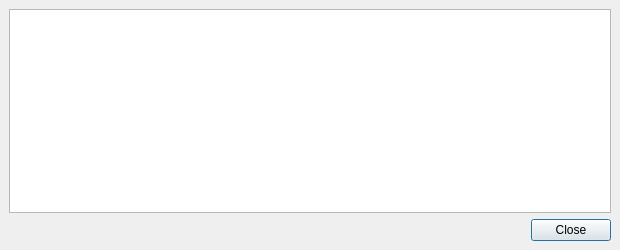
<?xml version="1.0" encoding="UTF-8"?>
<ui version="4.0">
 <class>TokenDescDialog</class>
 <widget class="QDialog" name="TokenDescDialog">
  <property name="geometry">
   <rect>
    <x>0</x>
    <y>0</y>
    <width>620</width>
    <height>250</height>
   </rect>
  </property>
  <property name="windowTitle">
   <string>Dialog</string>
  </property>
  <layout class="QVBoxLayout" name="verticalLayout">
   <property name="spacing">
    <number>6</number>
   </property>
   <property name="leftMargin">
    <number>9</number>
   </property>
   <property name="topMargin">
    <number>9</number>
   </property>
   <property name="rightMargin">
    <number>9</number>
   </property>
   <property name="bottomMargin">
    <number>9</number>
   </property>
   <item>
    <widget class="QTextEdit" name="detailText">
     <property name="readOnly">
      <bool>true</bool>
     </property>
    </widget>
   </item>
   <item>
    <widget class="QDialogButtonBox" name="buttonBox">
     <property name="orientation">
      <enum>Qt::Horizontal</enum>
     </property>
     <property name="standardButtons">
      <set>QDialogButtonBox::Close</set>
     </property>
    </widget>
   </item>
  </layout>
 </widget>
 <resources/>
 <connections>
  <connection>
   <sender>buttonBox</sender>
   <signal>accepted()</signal>
   <receiver>TokenDescDialog</receiver>
   <slot>accept()</slot>
   <hints>
    <hint type="sourcelabel">
     <x>248</x>
     <y>254</y>
    </hint>
    <hint type="destinationlabel">
     <x>157</x>
     <y>274</y>
    </hint>
   </hints>
  </connection>
  <connection>
   <sender>buttonBox</sender>
   <signal>rejected()</signal>
   <receiver>TokenDescDialog</receiver>
   <slot>reject()</slot>
   <hints>
    <hint type="sourcelabel">
     <x>316</x>
     <y>260</y>
    </hint>
    <hint type="destinationlabel">
     <x>286</x>
     <y>274</y>
    </hint>
   </hints>
  </connection>
 </connections>
</ui>
